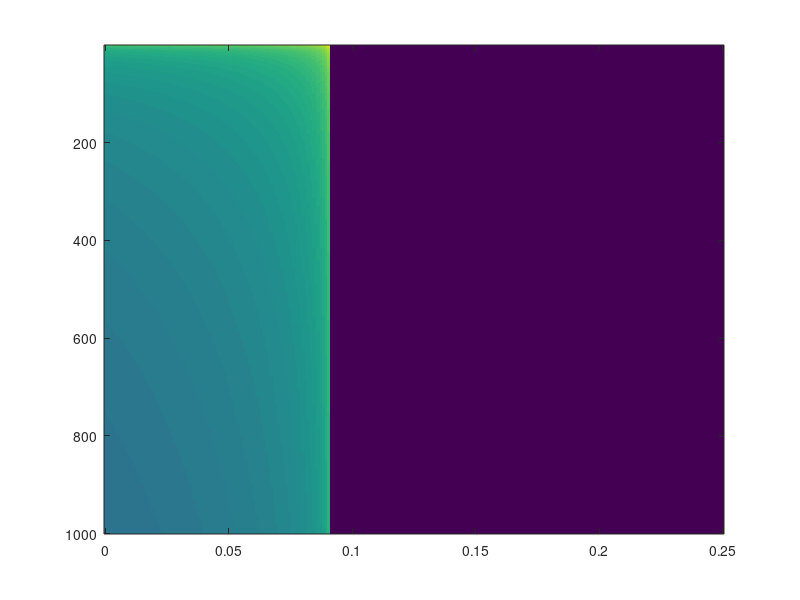

This figure's MATLAB source: (Note: this script raises an error after producing the figure.)
c = linspace (0, 0.25, 250);
for a = 1:250
    c(a) = round(c(a)*1000)/1000;
end   
  
p = 1;
 
K = 10^9; % carrying capacity 
r = 0.1; % growth rate 
b = linspace (1, 1000, 1000)
[x,y] = meshgrid(c, b);
n = zeros(size(x));
for i = 1:numel(x)
    if (r - x(i)*p - x(i)*r*p) >0
        n(i)= log10(r) - log10(r - x(i)*p - x(i)*r*p) - log10(K)-log10(y(i));
    elseif (r - x(i)*p - x(i)*r*p) ==0 || (r - x(i)*p - x(i)*r*p) <0
       n(i) = -15;
    end   
S=sprintf('n[%d]= %d\n', i, n(i));
disp(S);
end  


isnumeric(n);
imagesc(c,b,n);
colormap(heat);
colorbar;
title('n = function(c, b)');
xlabel('c');
ylabel('b');
zlabel('n');
   
   